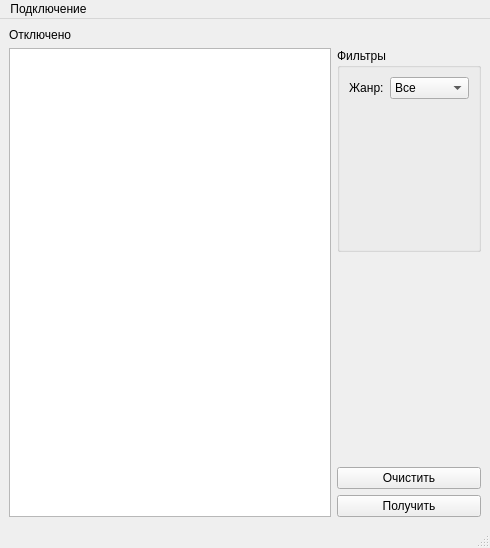
<?xml version="1.0" encoding="UTF-8"?>
<ui version="4.0">
 <class>MainWindow</class>
 <widget class="QMainWindow" name="MainWindow">
  <property name="geometry">
   <rect>
    <x>0</x>
    <y>0</y>
    <width>490</width>
    <height>548</height>
   </rect>
  </property>
  <property name="sizePolicy">
   <sizepolicy hsizetype="Preferred" vsizetype="Expanding">
    <horstretch>0</horstretch>
    <verstretch>0</verstretch>
   </sizepolicy>
  </property>
  <property name="windowTitle">
   <string>Фильмотека</string>
  </property>
  <widget class="QWidget" name="centralwidget">
   <layout class="QGridLayout" name="gridLayout">
    <item row="3" column="2">
     <widget class="QPushButton" name="pb_clear">
      <property name="sizePolicy">
       <sizepolicy hsizetype="Minimum" vsizetype="Maximum">
        <horstretch>0</horstretch>
        <verstretch>0</verstretch>
       </sizepolicy>
      </property>
      <property name="text">
       <string>Очистить</string>
      </property>
     </widget>
    </item>
    <item row="1" column="2">
     <widget class="QGroupBox" name="gb_filters">
      <property name="sizePolicy">
       <sizepolicy hsizetype="Preferred" vsizetype="Minimum">
        <horstretch>0</horstretch>
        <verstretch>0</verstretch>
       </sizepolicy>
      </property>
      <property name="title">
       <string>Фильтры</string>
      </property>
      <layout class="QFormLayout" name="formLayout">
       <item row="0" column="0">
        <widget class="QLabel" name="lb_category">
         <property name="text">
          <string>Жанр:</string>
         </property>
        </widget>
       </item>
       <item row="0" column="1">
        <widget class="QComboBox" name="cb_category">
         <item>
          <property name="text">
           <string>Все</string>
          </property>
         </item>
         <item>
          <property name="text">
           <string>Комедия</string>
          </property>
         </item>
         <item>
          <property name="text">
           <string>Ужасы</string>
          </property>
         </item>
        </widget>
       </item>
      </layout>
     </widget>
    </item>
    <item row="0" column="0">
     <widget class="QLabel" name="lb_statusConnect">
      <property name="sizePolicy">
       <sizepolicy hsizetype="Preferred" vsizetype="Maximum">
        <horstretch>0</horstretch>
        <verstretch>0</verstretch>
       </sizepolicy>
      </property>
      <property name="text">
       <string>Отключено</string>
      </property>
     </widget>
    </item>
    <item row="4" column="2">
     <widget class="QPushButton" name="pb_request">
      <property name="sizePolicy">
       <sizepolicy hsizetype="Minimum" vsizetype="Maximum">
        <horstretch>0</horstretch>
        <verstretch>0</verstretch>
       </sizepolicy>
      </property>
      <property name="text">
       <string>Получить</string>
      </property>
     </widget>
    </item>
    <item row="2" column="2">
     <spacer name="verticalSpacer">
      <property name="orientation">
       <enum>Qt::Vertical</enum>
      </property>
      <property name="sizeType">
       <enum>QSizePolicy::Minimum</enum>
      </property>
      <property name="sizeHint" stdset="0">
       <size>
        <width>20</width>
        <height>40</height>
       </size>
      </property>
     </spacer>
    </item>
    <item row="1" column="0" rowspan="4">
     <widget class="QTableView" name="tableView"/>
    </item>
   </layout>
  </widget>
  <widget class="QMenuBar" name="menubar">
   <property name="geometry">
    <rect>
     <x>0</x>
     <y>0</y>
     <width>490</width>
     <height>21</height>
    </rect>
   </property>
   <widget class="QMenu" name="menu">
    <property name="title">
     <string>Подключение</string>
    </property>
    <addaction name="act_addData"/>
    <addaction name="separator"/>
    <addaction name="act_connect"/>
   </widget>
   <addaction name="menu"/>
  </widget>
  <widget class="QStatusBar" name="statusbar"/>
  <action name="act_connect">
   <property name="text">
    <string>Подключиться</string>
   </property>
  </action>
  <action name="act_addData">
   <property name="text">
    <string>Ввести данные</string>
   </property>
  </action>
 </widget>
 <resources/>
 <connections/>
</ui>
